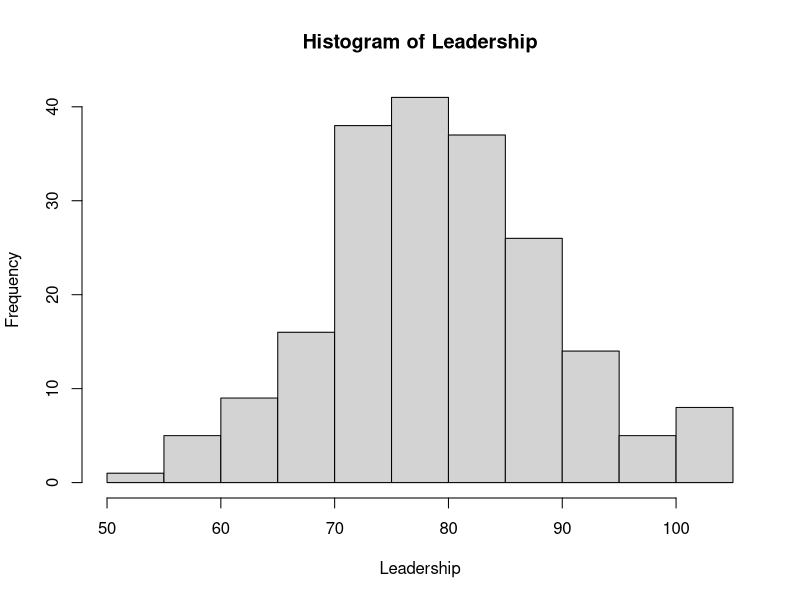
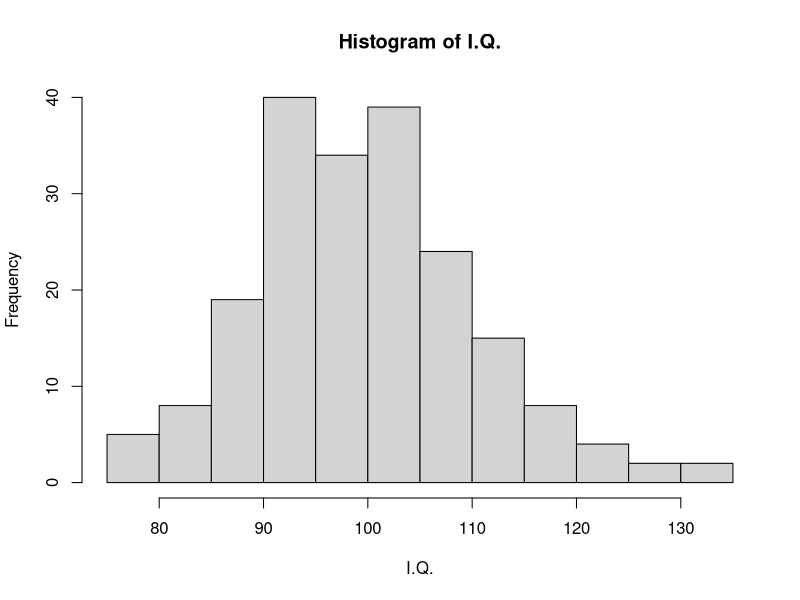
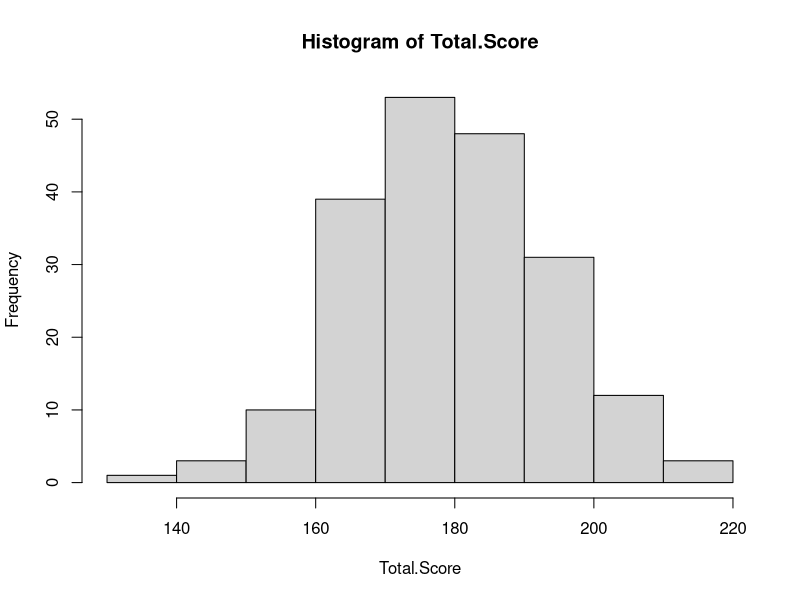
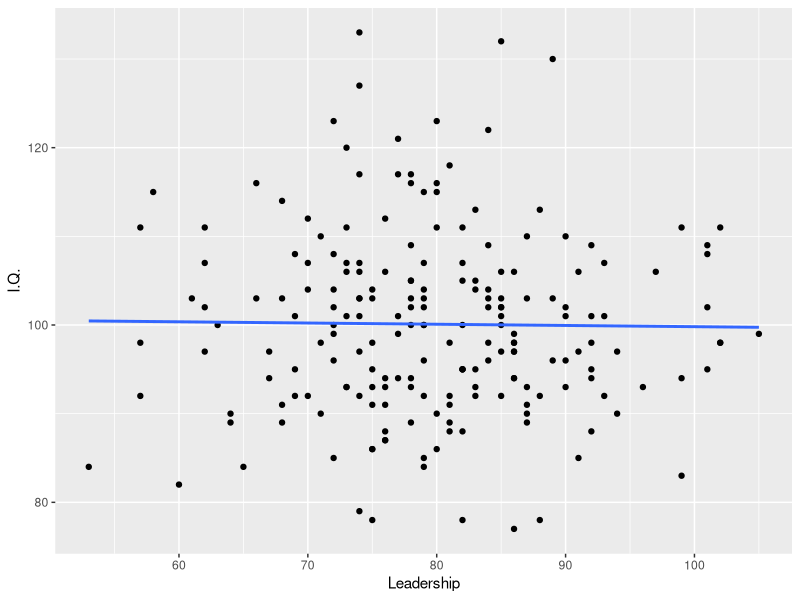
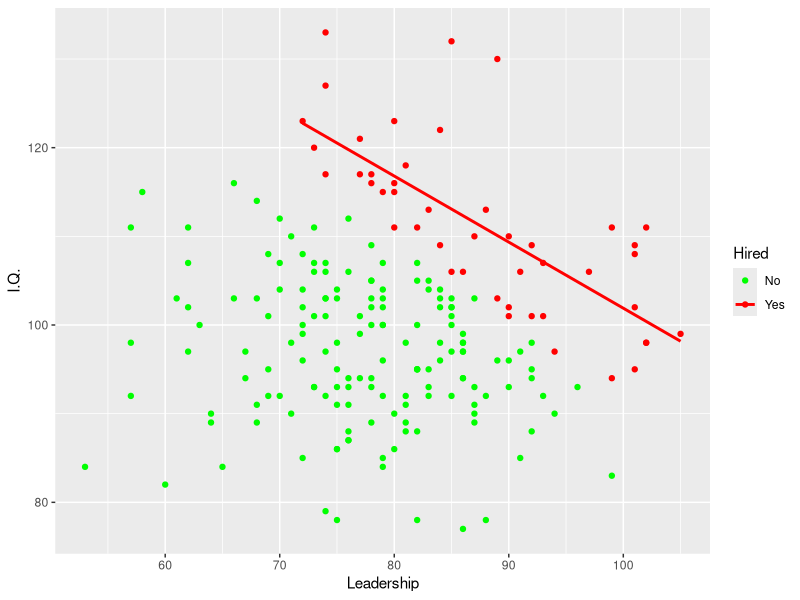
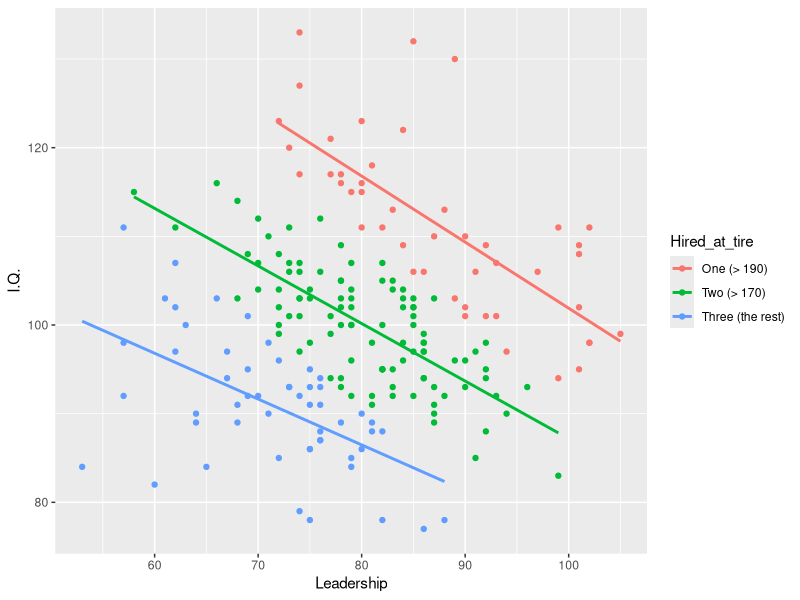
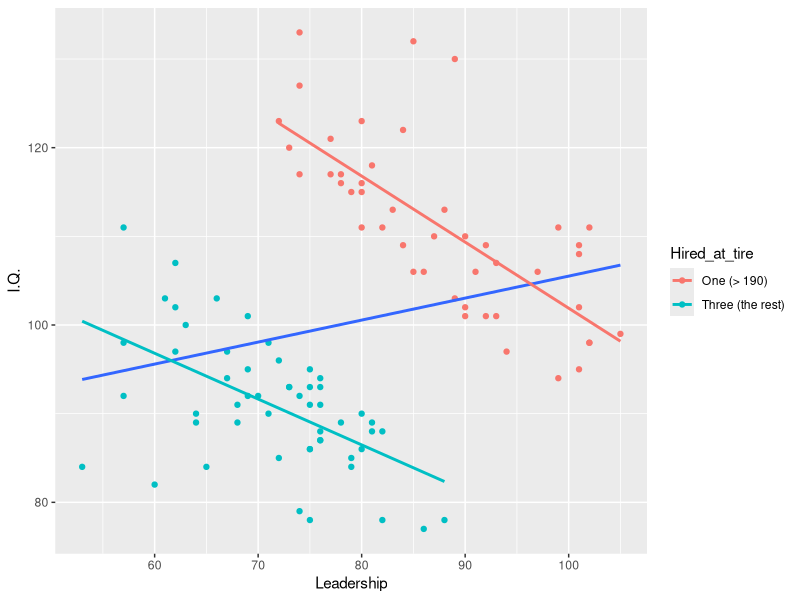

Recreate these plots in R, in order.
##############################################
### WAM Training Section5
##############################################


#### The Selction Effect ####

library("dplyr")
library("ggplot2")

setwd("C:/LMU OneDrive/OneDrive - lmu.edu/Training_WAM")


#### Generate Cadidate Pool ####
# generate Leadership Score
Leadership <- round(rnorm(200, 80, 10), digit = 0)
hist(Leadership)

# generate I.Q. Score
I.Q. <-  round(rnorm(200, 100, 10), digit = 0)
hist(I.Q.)

# generate Total.Score
Total.Score = Leadership + I.Q.
hist(Total.Score)

# generate Candidate.ID
Candidate.ID <- c(1:200)
# combine information into data.frame
Candidates <- as.data.frame(cbind(Candidate.ID, Leadership, I.Q., Total.Score))

# check the correlaton between Leadership and I.Q.
cor.test(Candidates$I.Q.,Candidates$Leadership)

# sava a sample of candidates to excel
write.csv(Candidates[c(1:15),] ,"Candidate Pool.csv")

# visualize the original candidate pool
ggplot(Candidates, aes(x = Leadership, y = I.Q.)) + geom_point() + geom_smooth(method = "lm", se = F )
# key: there is not correlation between the values of Leadership and I.Q.


#### Hiring Decisios ####
# simulate hiring decisions according to the total score of Leadership and I.Q.
Candidates <- Candidates %>% mutate (Hired = ifelse(Total.Score > 190, "Yes", "No")) %>% 
  mutate(Hired_at_tire = ifelse(Total.Score > 190, "One (> 190)", ifelse(Total.Score > 170, "Two (> 170)", "Three (the rest)"))) %>%
  mutate(Hired_at_tire = factor(Hired_at_tire, levels = c("One (> 190)", "Two (> 170)", "Three (the rest)")))
                                       

#### Visualizing the Selection Effect #### 
# superfical negative correlation between Leadership and I.Q. among those who are hired
ggplot(Candidates, aes(x = Leadership, y = I.Q., color = Hired)) + geom_point() +  
  geom_smooth(data = Candidates %>% filter(Hired =="Yes"), method = "lm", se = F ) + scale_color_manual(values = c("green", "red"))

# superfical negative correlation between Leadership and I.Q. in EVERY tire of the companies
ggplot(Candidates, aes(x = Leadership, y = I.Q., color = Hired_at_tire)) + geom_point() +  
  geom_smooth(data = Candidates, method = "lm", se = F ) 


#### One Interesting Extension: Simpson's Paradox ####
# if you using only highest and lowest tier companies, you will see simpson's paradox
ggplot(data = Candidates %>% filter(Hired_at_tire == "One (> 190)" | Hired_at_tire == "Three (the rest)"), aes(x = Leadership, y = I.Q.)) + 
  geom_point(aes(color = Hired_at_tire)) +  geom_smooth( method = "lm", se = F ) + geom_smooth(method = "lm", se =F, aes(color = Hired_at_tire))



